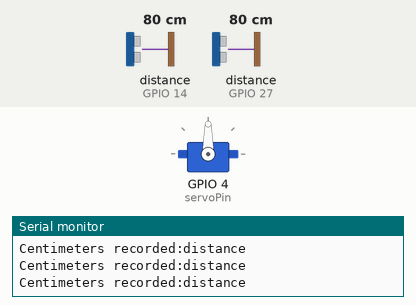
Simulated run of this sketch. Board: ESP32. Shown: servo, the last lines printed to the serial monitor. Wiring (inferred from the names in the program): 2 × ultrasonic range finder: trigger GPIO 2, echo GPIO 27 / trigger GPIO 13, echo GPIO 14. The test bench sets the inputs (shaded band); at power-on: distance to the obstacle (sensors on GPIO 27, GPIO 14) 80 cm. The echo pulse lasts 58.3 µs per cm; WiFi joins after 1.5 s; servers stay silent unless stated.

Above: at 5.7 s.
5.8 s: distance to the obstacle (sensor on GPIO 27) set to 6 cm
7.3 s: distance to the obstacle (sensor on GPIO 27) set to 3 cm
At 7.7 s:
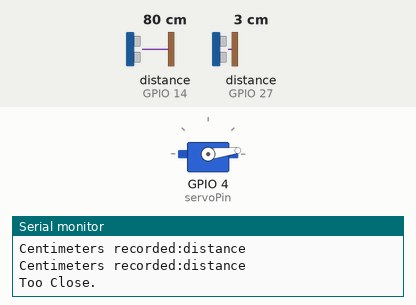
At 11.9 s:
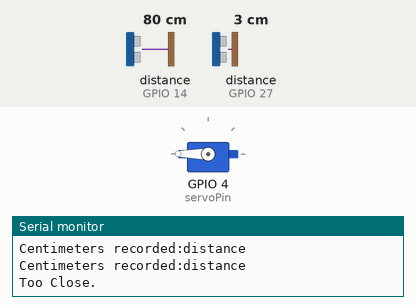
Timing chart, 0 to 18.6 s (numbered marks = the images above; inputs shaded):
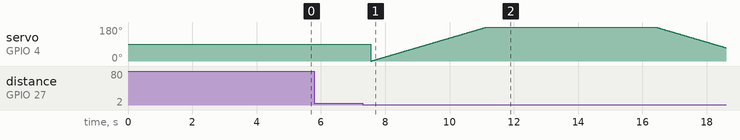

Measured:
- the behaviour switches between 5 and 4 cm on distance to the obstacle (sensor on GPIO 27) (found by bisection; images 0 and 1)

The sketch:

sketch_mar07c_project.ino
```cpp
#include <Servo.h>
#include <WiFi.h>

WiFiClient client;

String MakerIFTTT_Key ;
String MakerIFTTT_Event;
char *append_str(char *here, String s) {  int i=0; while (*here++ = s[i]){i++;};return here-1;}
char *append_ul(char *here, unsigned long u) { char buf[20]; return append_str(here, ultoa(u, buf, 10));}
char post_rqst[256];char *p;char *content_length_here;char *json_start;int compi;
static const int servoPin = 4;

Servo servo1;

#define TRIGGER 2
#define ECHO  27

#define TRIGGER1 13
#define ECHO1  14

long duration;
long distance;

long duration1;
long distance1;

void setup() {
  // put your setup code here, to run once:
  Serial.begin (115200);

  WiFi.disconnect();
  delay(3000);
  Serial.println("START");
  WiFi.begin("Nokia","Nokia12345678qwe");
  while ((!(WiFi.status() == WL_CONNECTED))){
    delay(300);
    Serial.print("..");
  }
  Serial.println("Connected");
  Serial.println("Your IP is");
  Serial.println((WiFi.localIP()));


  servo1.attach(servoPin);
  pinMode(TRIGGER, OUTPUT);
  pinMode(ECHO, INPUT);

  pinMode(TRIGGER1, OUTPUT);
  pinMode(ECHO1, INPUT);
}

void loop() {
  // put your main code here, to run repeatedly:
  digitalWrite(TRIGGER, LOW);
  delayMicroseconds(2);

  digitalWrite(TRIGGER, HIGH);
  delayMicroseconds(10);

  digitalWrite(TRIGGER, LOW);
  duration = pulseIn(ECHO, HIGH);
  distance = (duration/2) / 29.1;

  if (distance <= 4) {

    Serial.println("Too Close.");

    for(int posDegrees = 0; posDegrees <= 180; posDegrees++) {
        servo1.write(posDegrees);
        //Serial.println(posDegrees);
        delay(20);
    }
    delay(5222);
    for(int posDegrees = 180; posDegrees >= 0; posDegrees--) {
        servo1.write(posDegrees);
        //Serial.println(posDegrees);
        delay(20);
    }
    }

    else {
      Serial.printf("Centimeters recorded:");
      Serial.println("distance");
    }
    delay(500);

  digitalWrite(TRIGGER1, LOW);
  delayMicroseconds(2);

  digitalWrite(TRIGGER1, HIGH);
  delayMicroseconds(10);

  digitalWrite(TRIGGER1, LOW);
  duration = pulseIn(ECHO1, HIGH);
  distance = (duration/2) / 29.1;

 if (distance <= 4) {

    Serial.println("bhar gya hai.");
//http server to send massage to mqtt

    if (client.connect("maker.ifttt.com",80)) {
     Serial.println("MQTT");
    MakerIFTTT_Key ="dxKqzmr77ZoWhBaWxgxwVa5PCEKK0Vj5HTBYQEuN8Fm";
    MakerIFTTT_Event ="dustbin";
    p = post_rqst;
    p = append_str(p, "POST /trigger/");
    p = append_str(p, MakerIFTTT_Event);
    p = append_str(p, "/with/key/");
    p = append_str(p, MakerIFTTT_Key);
    p = append_str(p, " HTTP/1.1\r\n");
    p = append_str(p, "Host: maker.ifttt.com\r\n");
    p = append_str(p, "Content-Type: application/json\r\n");
    p = append_str(p, "Content-Length: ");
    content_length_here = p;
    p = append_str(p, "NN\r\n");
    p = append_str(p, "\r\n");
    json_start = p;
    p = append_str(p, "{\"value1\":\"");
    p = append_str(p, "+917002549361");
    p = append_str(p, "\",\"value2\":\"");
    p = append_str(p, "bhej rha hu");
    p = append_str(p, "\",\"value3\":\"");
    p = append_str(p, "");
    p = append_str(p, "\"}");

    compi= strlen(json_start);
    content_length_here[0] = '0' + (compi/10);
    content_length_here[1] = '0' + (compi%10);
    client.print(post_rqst);
    }
    }

    else {
      Serial.printf("Centimeters recorded:");
      Serial.println("distance");
    }
}
```
